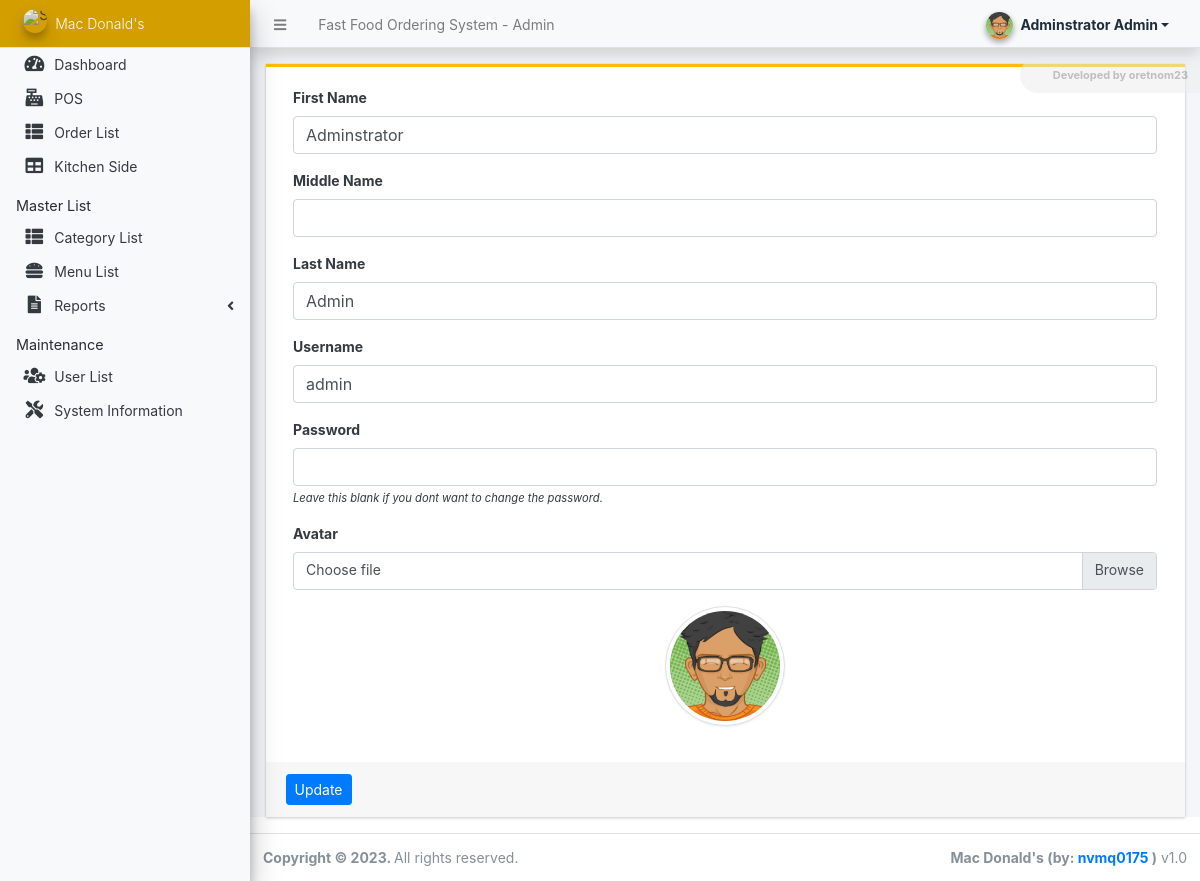
The app's page /admin/?page=user (signed in) with its own data.
### tables this page shows
CREATE TABLE `users` (
  `id` int(50) NOT NULL,
  `firstname` varchar(250) NOT NULL,
  `middlename` text DEFAULT NULL,
  `lastname` varchar(250) NOT NULL,
  `username` text NOT NULL,
  `password` text NOT NULL,
  `avatar` text DEFAULT NULL,
  `last_login` datetime DEFAULT NULL,
  `type` tinyint(1) NOT NULL DEFAULT 0,
  `date_added` datetime NOT NULL DEFAULT current_timestamp(),
  `date_updated` datetime DEFAULT current_timestamp() ON UPDATE current_timestamp()
);

### classes/DBConnection.php (called while the page is built, shortened)
<?php
class DBConnection{
    private $host = "localhost";
    private $username = "root";
    private $password = "";
    private $database = "QLCH_McDonald";
    public $conn;
    public function __construct(){
        if (!isset($this->conn)) {
            $this->conn = new mysqli($this->host, $this->username, $this->password, $this->database);
        }
    }
}
?>

### classes/SystemSettings.php (called while the page is built, shortened)
<?php
class SystemSettings extends DBConnection{
	function userdata($field = ''){
		if(!empty($field)){
			if(isset($_SESSION['userdata'][$field]))
				return $_SESSION['userdata'][$field];
			else
				return null;
		}else{
			return false;
		}
	}
}
$_settings = new SystemSettings();
?>

### config.php (called while the page is built, shortened)
<?php
require_once('classes/DBConnection.php');
require_once('classes/SystemSettings.php');
function validate_image($file){
    global $_settings;
	if(!empty($file)){
        $ex = explode("?",$file);
        $file = $ex[0];
        $ts = isset($ex[1]) ? "?".$ex[1] : '';
		if(is_file(base_app.$file)){
			return base_url.$file.$ts;
		}else{
			return base_url.($_settings->info('logo'));
		}
	}else{
		return base_url.($_settings->info('logo'));
	}
}
?>

### admin/user/index.php (the view, shortened to what this page needs)
<?php
$user = $conn->query("SELECT * FROM users where id ='".$_settings->userdata('id')."'");
foreach($user->fetch_array() as $k =>$v){
	$meta[$k] = $v;
}
?>
<div class="card card-outline rounded-0 card-warning">
	<div class="card-body">
		<div class="container-fluid">
			<form action="" id="manage-user">
				<div class="form-group">
					<label for="name">First Name</label>
					<input type="text" name="firstname" id="firstname" class="form-control" value="<?php echo isset($meta['firstname']) ? $meta['firstname']: '' ?>" required>
				</div>
				<div class="form-group">
					<label for="name">Middle Name</label>
					<input type="text" name="middlename" id="middlename" class="form-control" value="<?php echo isset($meta['middlename']) ? $meta['middlename']: '' ?>">
				</div>
				<div class="form-group">
					<label for="name">Last Name</label>
					<input type="text" name="lastname" id="lastname" class="form-control" value="<?php echo isset($meta['lastname']) ? $meta['lastname']: '' ?>" required>
				</div>
				<div class="form-group">
					<label for="username">Username</label>
					<input type="text" name="username" id="username" class="form-control" value="<?php echo isset($meta['username']) ? $meta['username']: '' ?>" required  autocomplete="off">
				</div>
				<div class="form-group">
					<label for="password">Password</label>
					<input type="password" name="password" id="password" class="form-control" value="" autocomplete="off">
					<small><i>Leave this blank if you dont want to change the password.</i></small>
				</div>
				<div class="form-group">
					<label for="" class="control-label">Avatar</label>
					<div class="custom-file">
		              <label class="custom-file-label" for="customFile">Choose file</label>
		            </div>
				</div>
				<div class="form-group d-flex justify-content-center">
					<img src="<?php echo validate_image(isset($meta['avatar']) ? $meta['avatar'] :'') ?>" alt="" id="cimg" class="img-fluid img-thumbnail">
				</div>
			</form>
		</div>
	</div>
	<div class="card-footer">
			<div class="col-md-12">
				<div class="row">
					<button class="btn btn-sm btn-primary" form="manage-user">Update</button>
				</div>
			</div>
		</div>
</div>

### admin/user/index.php (style rules this page uses)
img#cimg { height: 15vh; width: 15vh; object-fit: cover; border-radius: 100% 100%; }

### records on screen
users: firstname "Adminstrator", lastname "Admin", username "admin", avatar (picture)

### other values on screen
$_settings->info('name') "Fast Food Ordering System"
$_settings->userdata('firstname').' '.$_settings->userdata('lastname') "Adminstrator Admin"
$_settings->info('short_name') "Mac Donald's"
